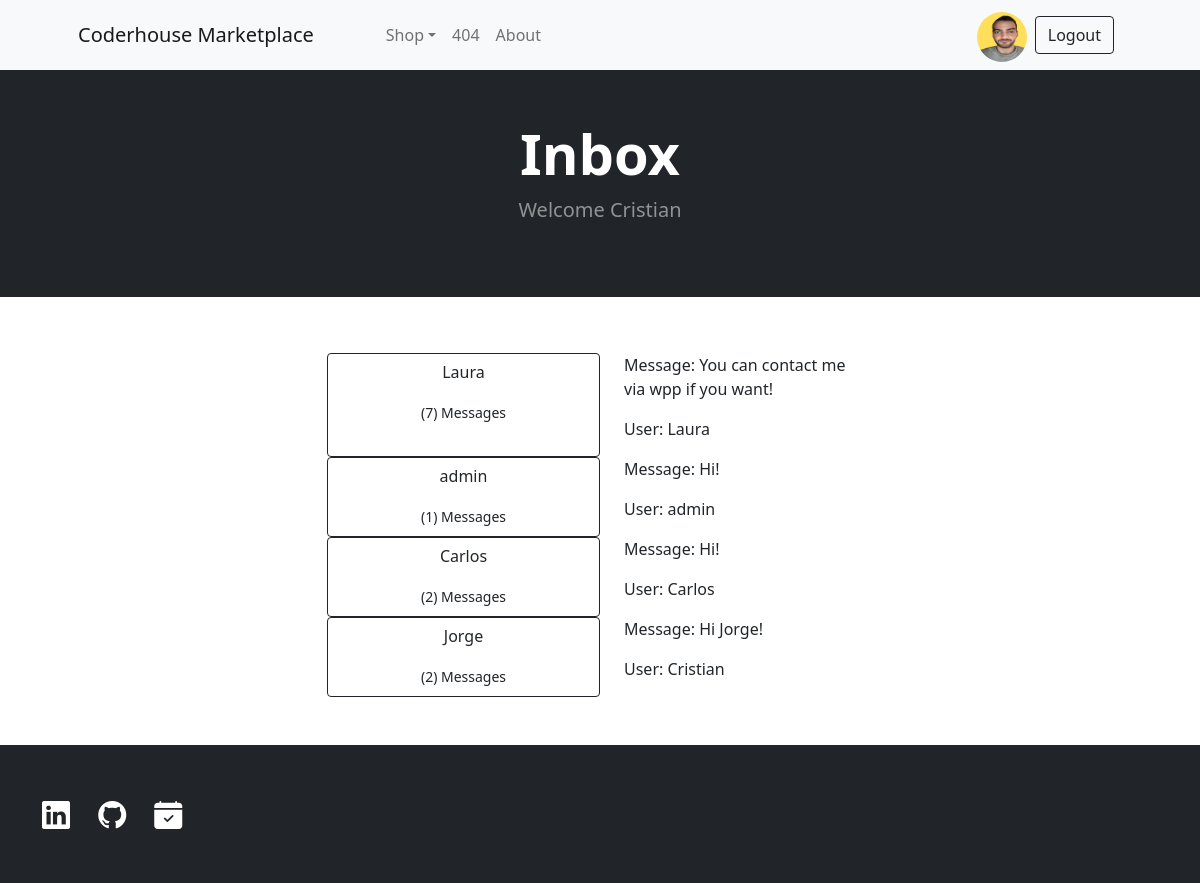
Screenshot of /inbox/ (signed in) with the database file from the repository.
### Accounts/models.py (models this page shows, shortened)
class Avatar(models.Model):
    user = models.OneToOneField(User, null=True, blank=True, on_delete=models.CASCADE)
    image = models.ImageField(upload_to='avatar/', null=True, blank=True, default='avatar/blank.png')
    class Meta:
        verbose_name_plural = 'Avatars'

### Messages/models.py (models this page shows)
class ModelBase(models.Model):
    id = models.UUIDField(default=uuid.uuid4, primary_key=True, db_index=True, editable=False)
    date = models.DateTimeField(auto_now_add=True)
    update = models.DateTimeField(auto_now=True)
    class Meta:
        abstract = True

class ChatUser(ModelBase):
    chat = models.ForeignKey("Chat", null=True, on_delete=models.SET_NULL)
    user = models.ForeignKey(settings.AUTH_USER_MODEL, on_delete=models.CASCADE)

class Chat(ModelBase):
    users = models.ManyToManyField(settings.AUTH_USER_MODEL, blank=True, through=ChatUser)
    objects = ChatManager()

class ChatMessage(ModelBase):
    chat = models.ForeignKey("Chat", on_delete=models.CASCADE)
    user = models.ForeignKey(settings.AUTH_USER_MODEL, on_delete=models.CASCADE)
    text = models.TextField()

### Messages/views.py (the view)
# urls.py: path("inbox/", Inbox.as_view(), name="inbox"),
class Inbox(View):
	def get(self, request):
		inbox = Chat.objects.filter(chatuser__user__in=[request.user.id])
		context = {
			"inbox":inbox
		}
		return render(request, 'inbox.html', context)

### Messages/models.py (called while the page is built)
    def get_queryset(self, *args, **kwargs):
        return ChatQuerySet(self.model, using=self._db)

### templates/inbox.html (shortened to what this page needs)
{% extends 'main.html' %}
{% block header %}
Inbox
{% endblock %}
{% block subheader %}
Welcome {{ user.username }}
{% endblock %}
{% block content %}
<section class="py-5">
    <div class="container px-4 px-lg-5 mt-2">
        {% for inbox in inbox %}
        <div class="row gx-4 gx-lg-5 row-cols-2 row-cols-md-3 row-cols-xl-4 justify-content-center">
            {% for second_user in inbox.chatuser_set.all %}
                {% if second_user.user == request.user %}
                {% else %}
                    <a class="btn btn-outline-dark" href="{% url 'messages:detailms' second_user.user.username %}">
                        <p>
                            {{second_user.user}}
                        </p>
                        <small>
                            ({{inbox.chatmessage_set.count}}) Messages
                        </small>
                    </a>
                {% endif %}
            {% endfor %}
                    {% if inbox.chatmessage_set.count != 0 %}
                    <div class="div_ms_inbox">
                        {% with last_message=inbox.chatmessage_set.last %}
                            <p>
                                Message: {{ last_message.text }}
                            </p>
                            <p>
                                User: {{ last_message.user }}
                            </p>
                        {% endwith %}
                    </div>
                {% else %}
                    <p>
                        Not Messages
                    </p>
                {% endif %}
            </div>
            {% empty %}
            <h2>
                Empty Inbox
            </h2>
        </div>
        {% endfor %}
    </div>
</section>
{% endblock %}

### templates/main.html (shortened to what this page needs)
<!DOCTYPE html>
<html lang="en">
    <head>
        {% load static %}
        <link href="https://cdn.jsdelivr.net/npm/bootstrap-icons@1.5.0/font/bootstrap-icons.css" rel="stylesheet" />
        <link href="{% static 'css/styles.css' %}" rel="stylesheet" />
    </head>
    <body>
        <nav class="navbar navbar-expand-lg navbar-light bg-light" style="position:fixed; width: 100vw; z-index: 100;">
            <div class="container px-4 px-lg-5">
                <a class="navbar-brand" href="{% url 'project:home' %}">Coderhouse Marketplace</a>
                <div class="collapse navbar-collapse" id="navbarSupportedContent">
                    <ul class="navbar-nav me-auto mb-0 mb-lg-0 ms-lg-5">
                        {% if user.is_authenticated %}
                        <li class="nav-item dropdown">
                            <a class="nav-link dropdown-toggle" id="navbarDropdown" href="#" role="button" data-bs-toggle="dropdown" aria-expanded="false">Shop</a>
                        </li>
                        {% endif %}
                        <li class="nav-item"><a class="nav-link" href="{% url 'project:not-found' %}">404</a></li>
                        <li class="nav-item"><a class="nav-link" href="{% url 'project:about' %}">About</a></li>
                    </ul>
                    <form class="d-flex">
                        {% if user.is_authenticated %}
                        <a href="{% url 'accounts:user-edit' %}">
                            {% if user.avatar.image %}
                            <img src="{{ user.avatar.image.url }}" class="rounded-circle mt-1" height="50px" width="50px" alt="{{ user.username }}">
                            {% else %}
                            <img src="../media/avatar/blank.png" class="rounded-circle mt-1" height="50px" width="50px" alt="{{ user.username }}">
                            {% endif %}
                        </a>
                        <a class="btn btn-outline-dark m-2" href="{% url 'accounts:logout' %}">
                            Logout
                        </a>
                        {% else %}
                        <a class="btn btn-outline-dark m-2" href="{% url 'accounts:login' %}">
                            Login
                        </a>
                        {% endif %}
                    </form>
                </div>
            </div>
        </nav>
        <header class="bg-dark py-4">
            <div class="container px-3 px-lg-5 my-5">
                <div class="text-center text-white pt-5">
                    <h1 class="display-4 fw-bolder">{% block header %}{% endblock %}</h1>
                    <p class="lead fw-normal text-white-50 mb-0">{% block subheader %}{% endblock %}</p>
                </div>
            </div>
        </header>
        {% block content %}
        {% endblock %}
        <footer class="py-5 bg-dark">
            <div class="container">
                <div class="row">
                        <ul class="list-inline m-0">
                            <li class="list-inline-item me-4 ">
                                <a href="https://www.linkedin.com/in/crismurua/" target="_bl
                                "><i class="bi-linkedin fs-3 text-white"></i></a>
                            </li>
                            <li class="list-inline-item me-4">
                                <a href="https://github.com/Crismurua" target="_bl
                                "><i class="bi-github fs-3 text-white"></i></a>
                            </li>
                            <li class="list-inline-item">
                                <a href="https://calendly.com/cristianmurua" target="_bl
                                "><i class="bi-calendar-check-fill fs-3 text-white"></i></a>
                            </li>
                        </ul>
                </div>
            </div>
        </footer>
    </body>
</html>

### rows the page displays
Chat: chatmessage_set.count "7", chatmessage_set.last.text "You can contact me via wpp if you want!", chatmessage_set.last.user "Laura"
ChatUser: user "Laura"
Chat: chatmessage_set.count "1", chatmessage_set.last.text "Hi!", chatmessage_set.last.user "admin"
ChatUser: user "admin"
Chat: chatmessage_set.count "2", chatmessage_set.last.text "Hi!", chatmessage_set.last.user "Carlos"
ChatUser: user "Carlos"
Chat: chatmessage_set.count "2", chatmessage_set.last.text "Hi Jorge!", chatmessage_set.last.user "Cristian"
ChatUser: user "Jorge"

### other values shown
{{ user.username }} "Cristian"
